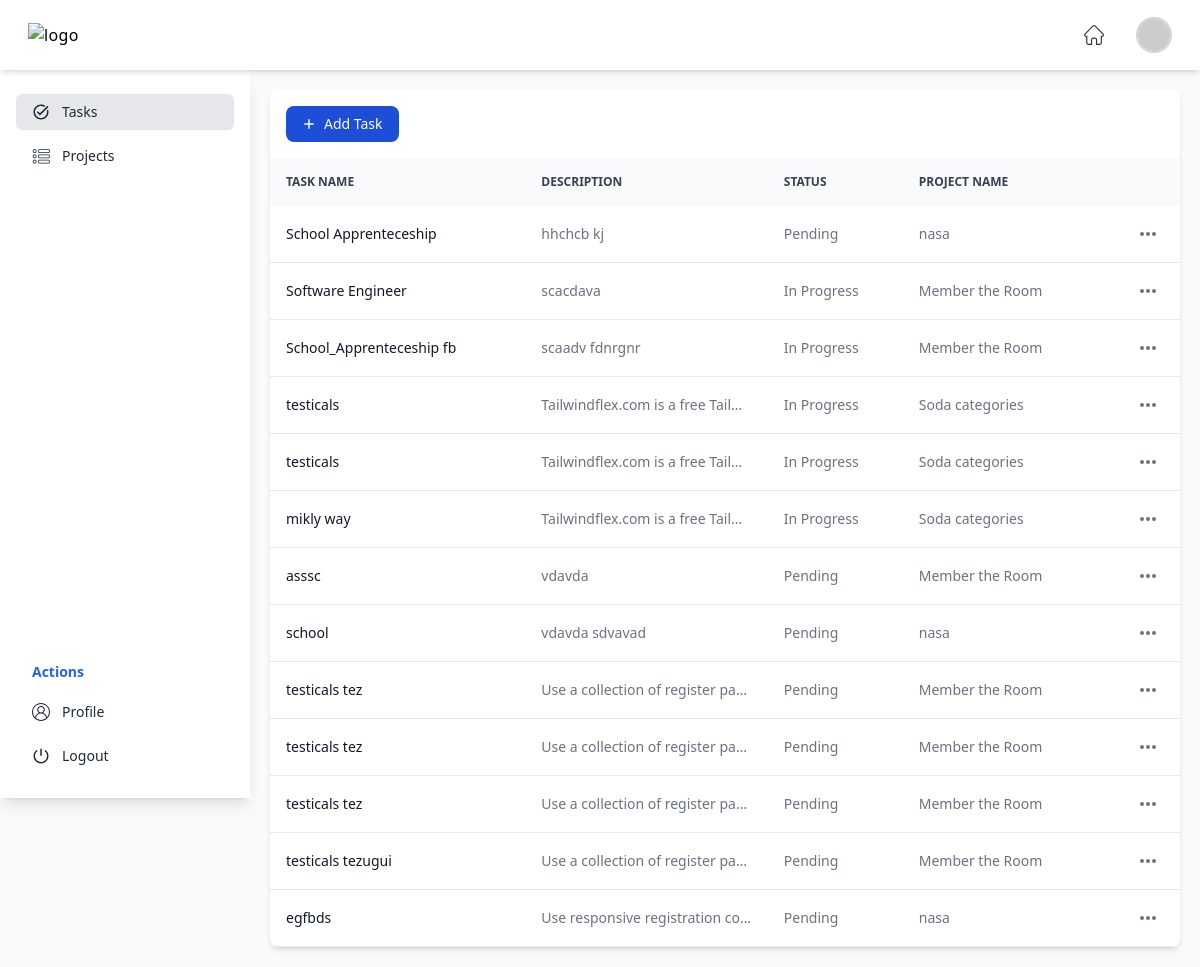
The app's page /tasks/ (signed in) with its own data.
### tasks/models.py (models this page shows, shortened)
class Task(models.Model):
    title = models.CharField(max_length=200)
    description = models.TextField()
    due_date = models.DateField()
    priority = models.CharField(max_length=10, choices=[('Low', 'Low'), ('Medium', 'Medium'), ('High', 'High')])
    status = models.CharField(max_length=20, choices=[('Pending', 'Pending'), ('In Progress', 'In Progress'), ('Completed', 'Completed')])
    project = models.ForeignKey(Project, on_delete=models.CASCADE, related_name="tasks")
    assigned_to = models.ForeignKey(settings.AUTH_USER_MODEL, on_delete=models.SET_NULL, null=True)

class Project(models.Model):
    name = models.CharField(max_length=200)
    description = models.TextField()
    created_at = models.DateTimeField(auto_now_add=True)
    def __str__(self):
        return self.name

### tasks/views.py (the view)
# urls.py: path('', task_list, name='task_list'),
@login_required
def task_list(request, project_id=None):
    if project_id:
        project = get_object_or_404(Project, id=project_id)
        tasks = Task.objects.filter(project=project)
    else:
        project = None
        tasks = Task.objects.all()
    return render(request, 'tasks/task_list.html', {'tasks': tasks, 'project': project})

### theme/templates/tasks/task_list.html (shortened to what this page needs)
{% extends '../base_dashboard.html' %} {% load static %}  {% block content %}
    <section class="bg-gray-50 dark:bg-gray-900 p-3 sm:p-5 antialiased">
        <div class="mx-auto max-w-screen-5xl px-2 lg:px-0">
            <div class="bg-white dark:bg-gray-800 relative shadow-md sm:rounded-lg overflow-hidden">
                <div class="flex flex-col md:flex-row items-center justify-between space-y-3 md:space-y-0 md:space-x-4 p-4">
                    <div class="w-full md:w-auto flex flex-col md:flex-row space-y-2 md:space-y-0 items-stretch md:items-center justify-end md:space-x-3 flex-shrink-0">
                        <a
                            href="{% url 'task_create' %}"
                            class="flex items-center justify-center text-white bg-primary-700 hover:bg-primary-800 focus:ring-4 focus:ring-primary-300 font-medium rounded-lg text-sm px-4 py-2 dark:bg-primary-600 dark:hover:bg-primary-700 focus:outline-none dark:focus:ring-primary-800">
                            <svg class="h-3.5 w-3.5 mr-2" fill="currentColor" viewbox="0 0 20 20" xmlns="http://www.w3.org/2000/svg" aria-hidden="true">
                                <path clip-rule="evenodd" fill-rule="evenodd" d="M10 3a1 1 0 011 1v5h5a1 1 0 110 2h-5v5a1 1 0 11-2 0v-5H4a1 1 0 110-2h5V4a1 1 0 011-1z" />
                            </svg>
                            Add Task
                        </a>
                    </div>
                </div>
                <div class="overflow-x-auto">
                    <table class="w-full text-sm text-left text-gray-500 dark:text-gray-400">
                        <thead class="text-xs text-gray-700 uppercase bg-gray-50 dark:bg-gray-700 dark:text-gray-400">
                            <tr>
                                <th scope="col" class="px-4 py-4">Task name</th>
                                <th scope="col" class="px-4 py-3">Description</th>
                                <th scope="col" class="px-4 py-3">Status</th>
                                <th scope="col" class="px-4 py-3">Project Name</th>
                                <th scope="col" class="px-4 py-3">
                                </th>
                            </tr>
                        </thead>
                        <tbody>
                            {% for task in tasks %}
                                <tr class="border-b dark:border-gray-700">
                                    <th scope="row" class="px-4 py-3 font-medium text-gray-900 whitespace-nowrap dark:text-white">{{ task.title }}</th>
                                    <td class="px-4 py-3 max-w-[12rem] truncate">{{ task.description }}</td>
                                    <td class="px-4 py-3">{{ task.status }}</td>
                                    <td class="px-4 py-3">{{ task.project }}</td>
                                    <td class="px-4 py-3 flex items-center justify-end">
                                        <button id="{{ task.id }}-button" data-dropdown-toggle="{{ task.id }}" class="inline-flex items-center text-sm font-medium hover:bg-gray-100 dark:hover:bg-gray-700 p-1.5 dark:hover-bg-gray-800 text-center text-gray-500 hover:text-gray-800 rounded-lg focus:outline-none dark:text-gray-400 dark:hover:text-gray-100" type="button">
                                            <svg class="w-5 h-5" aria-hidden="true" fill="currentColor" viewbox="0 0 20 20" xmlns="http://www.w3.org/2000/svg">
                                                <path d="M6 10a2 2 0 11-4 0 2 2 0 014 0zM12 10a2 2 0 11-4 0 2 2 0 014 0zM16 12a2 2 0 100-4 2 2 0 000 4z" />
                                            </svg>
                                        </button>
                                    </td>
                                </tr>
                            {% endfor %}
                        </tbody>
                    </table>
                </div>
            </div>
        </div>
    </section>
{% endblock %}

### records on screen
Task: title "School Apprenteceship", description "hhchcb kj", status "Pending", project "nasa"
Task: title "Software Engineer", description "scacdava", status "In Progress", project "Member the Room"
Task: title "School_Apprenteceship fb", description "scaadv fdnrgnr", status "In Progress", project "Member the Room"
Task: title "testicals", description "Tailwindflex.com is a free Tail…", status "In Progress", project "Soda categories"
Task: title "testicals", description "Tailwindflex.com is a free Tail…", status "In Progress", project "Soda categories"
Task: title "mikly way", description "Tailwindflex.com is a free Tail…", status "In Progress", project "Soda categories"
Task: title "asssc", description "vdavda", status "Pending", project "Member the Room"
Task: title "school", description "vdavda sdvavad", status "Pending", project "nasa"
Task: title "testicals tez", description "Use a collection of register pa…", status "Pending", project "Member the Room"
Task: title "testicals tez", description "Use a collection of register pa…", status "Pending", project "Member the Room"
Task: title "testicals tez", description "Use a collection of register pa…", status "Pending", project "Member the Room"
Task: title "testicals tezugui", description "Use a collection of register pa…", status "Pending", project "Member the Room"
Task: title "egfbds", description "Use responsive registration co…", status "Pending", project "nasa"
